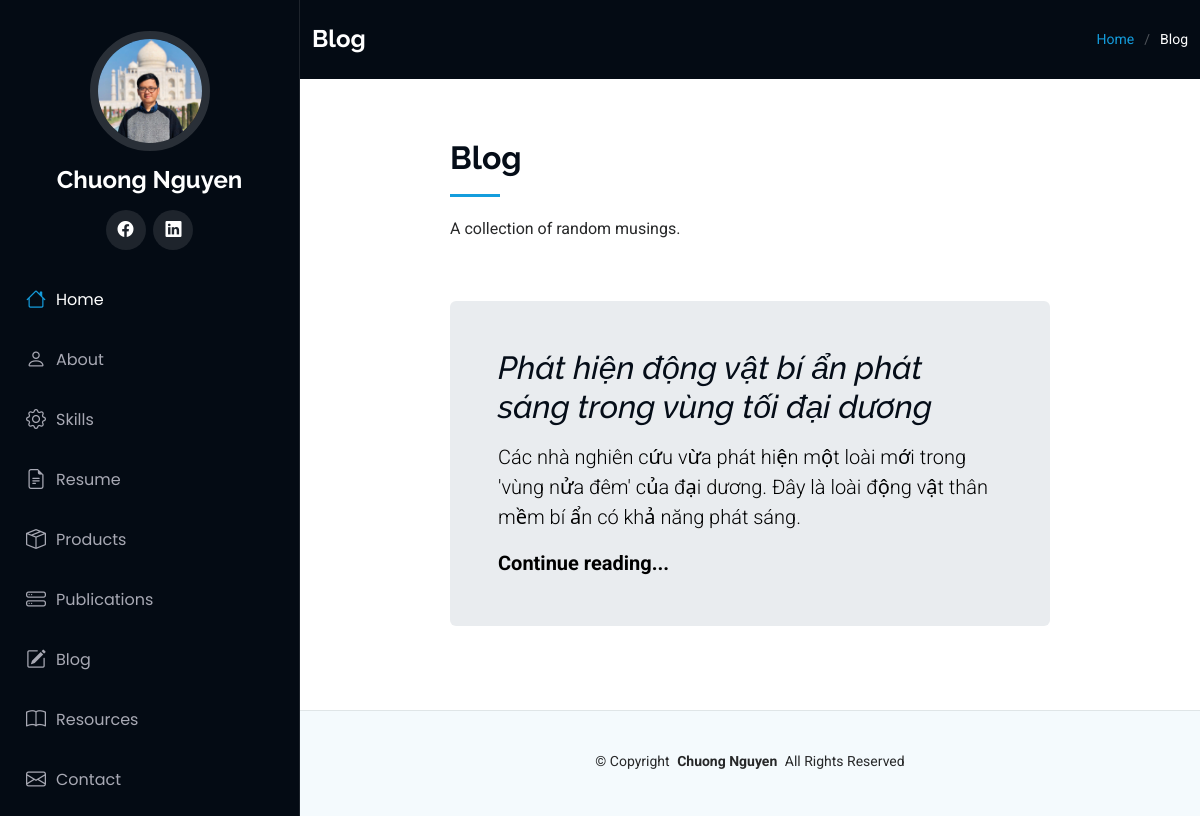
/blog, run on an earlier commit of the app's database.
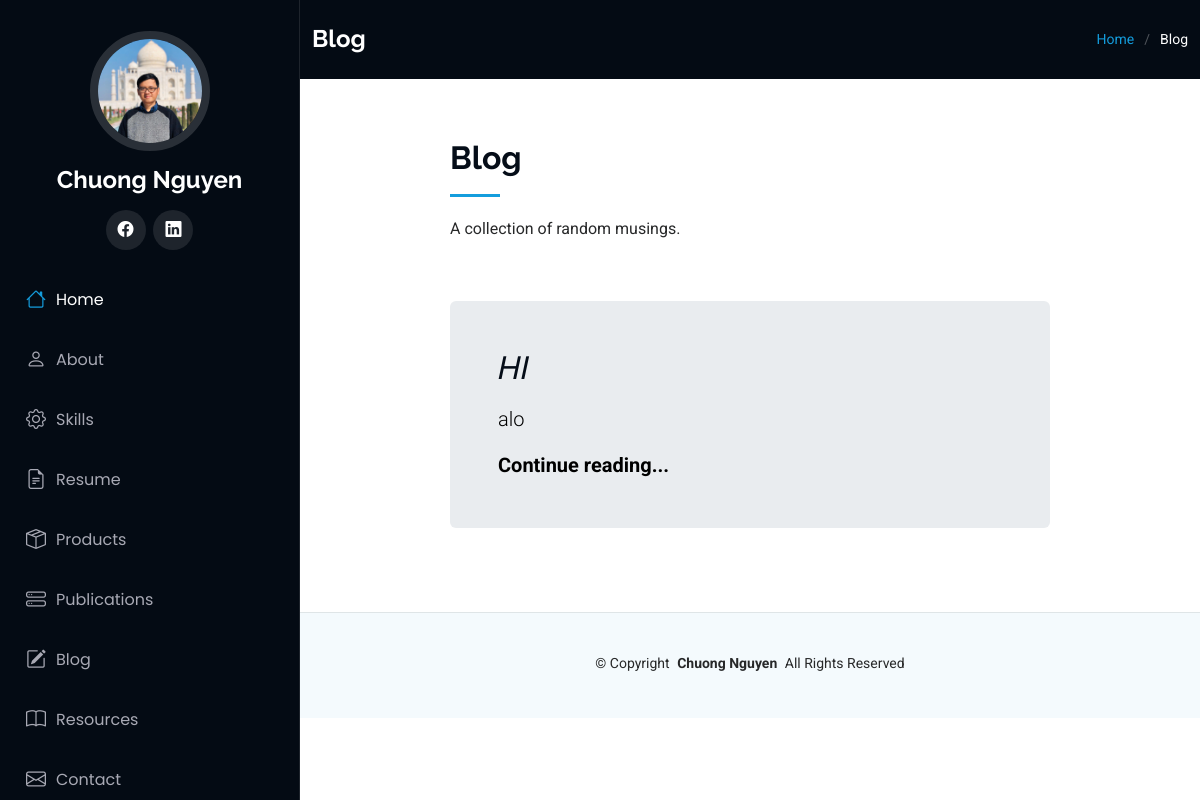
And on a later commit of the database.
### main.py (models this page shows)
class BlogPost(db.Model):
    __tablename__ = "blog_posts"
    id: Mapped[int] = mapped_column(Integer, primary_key=True)
    author_id: Mapped[int] = mapped_column(Integer, db.ForeignKey("users.id"))
    author = relationship("User", back_populates="post")
    title: Mapped[str] = mapped_column(String(250), unique=True, nullable=False)
    subtitle: Mapped[str] = mapped_column(String(250), nullable=False)
    body: Mapped[str] = mapped_column(Text, nullable=False)
    date: Mapped[str] = mapped_column(String(100), nullable=False)
    img_url: Mapped[str] = mapped_column(String(250), nullable=False)
    comment = relationship("Comment", back_populates="parent_post")

### main.py (the view)
@app.route('/blog')
def show_all_posts():
    all_posts = db.session.execute(db.select(BlogPost)).scalars()
    return render_template('blog.html', current_user=current_user, posts=all_posts, is_not_home=True)

### templates/blog.html (shortened to what this page needs)
{% from 'bootstrap5/form.html' import render_form %}
{% extends 'base.html' %}
  {% block content %}
  <main class="main">
    <div class="page-title dark-background">
      <div class="container d-lg-flex justify-content-between align-items-center">
        <h1 class="mb-2 mb-lg-0">Blog</h1>
        <nav class="breadcrumbs">
          <ol>
            <li><a href="{{url_for('home')}}">Home</a></li>
            <li class="current">Blog</li>
          </ol>
        </nav>
      </div>
    </div>
    <section id="starter-section" class="starter-section section">
      <div class="container section-title" data-aos="fade-up">
        <div class="row">
          <div class="col-lg-8 mx-auto" style="padding: 0 0px">
            <h2>Blog</h2>
            <p>A collection of random musings.</p>
          </div>
        </div>
      </div>
      {% for post in posts:%}
      <div class="container" data-aos="fade-up">
        <div class="row">
          <div class="p-4 p-md-5 mb-4 col-lg-8 mx-auto rounded text-body-emphasis bg-body-secondary">
            <h2 class="display-8 fst-italic">{{post.title}}
            </h2>
            <p class="lead my-3">{{post.subtitle}}</p>
            <p class="lead mb-0"><a href="{{url_for('post', post_id=post.id)}}" class="text-body-emphasis fw-bold">Continue reading...</a></p>
          </div>
        </div>
      </div>
      {% endfor %}
    </section>
  </main>
  {% endblock %}

What changed in the data, as far as the page shows it:
changed BlogPost: title "Phát hiện động vật bí ẩn phát sáng trong vùng tối đại dương" → "HI"; subtitle "Các nhà nghiên cứu vừa phát hiện một loài mới trong 'vùng nửa đêm' của đại dương. Đây là loài động vật thân mềm bí ẩn có khả năng phát sáng." → "alo"
